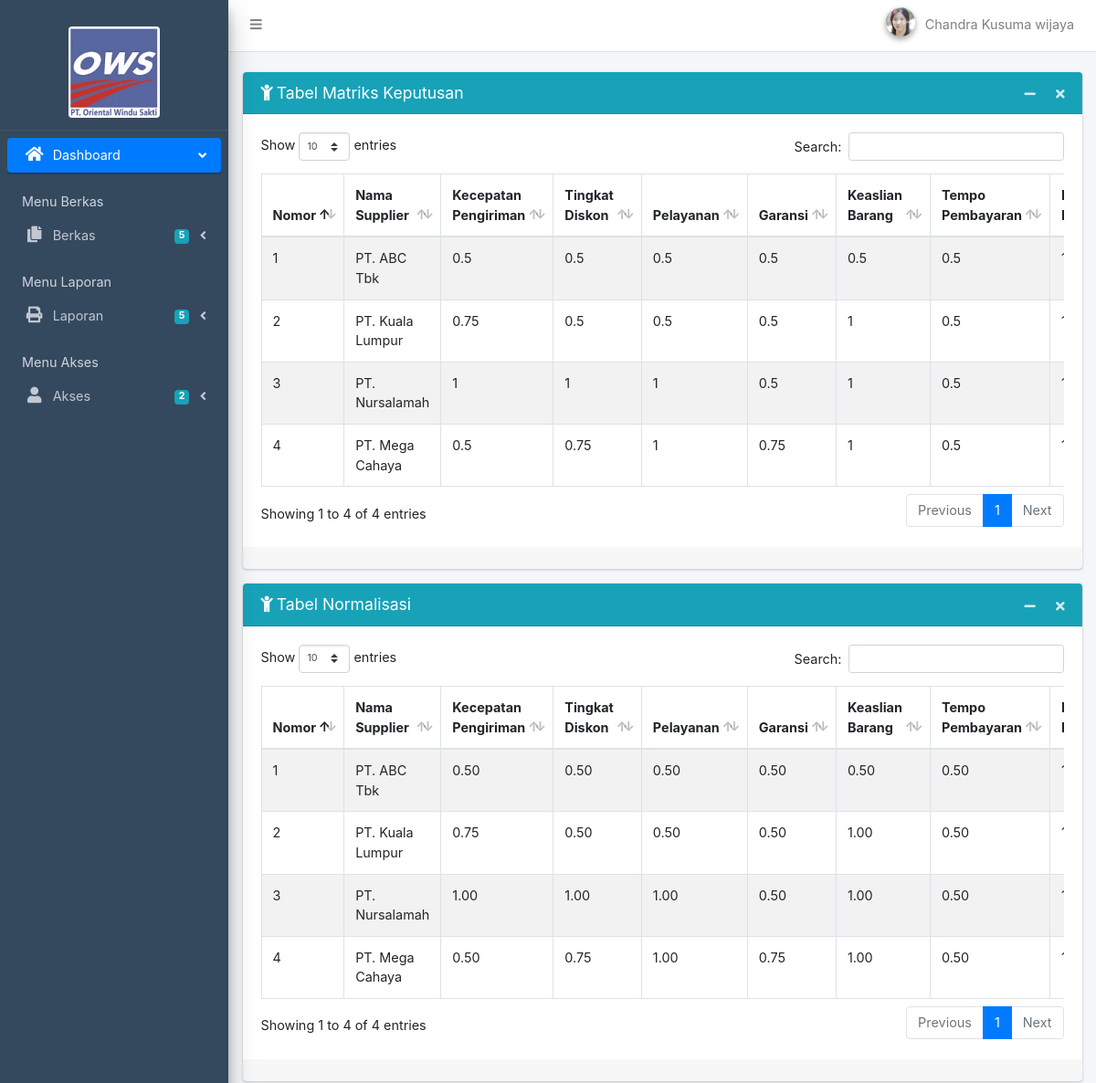
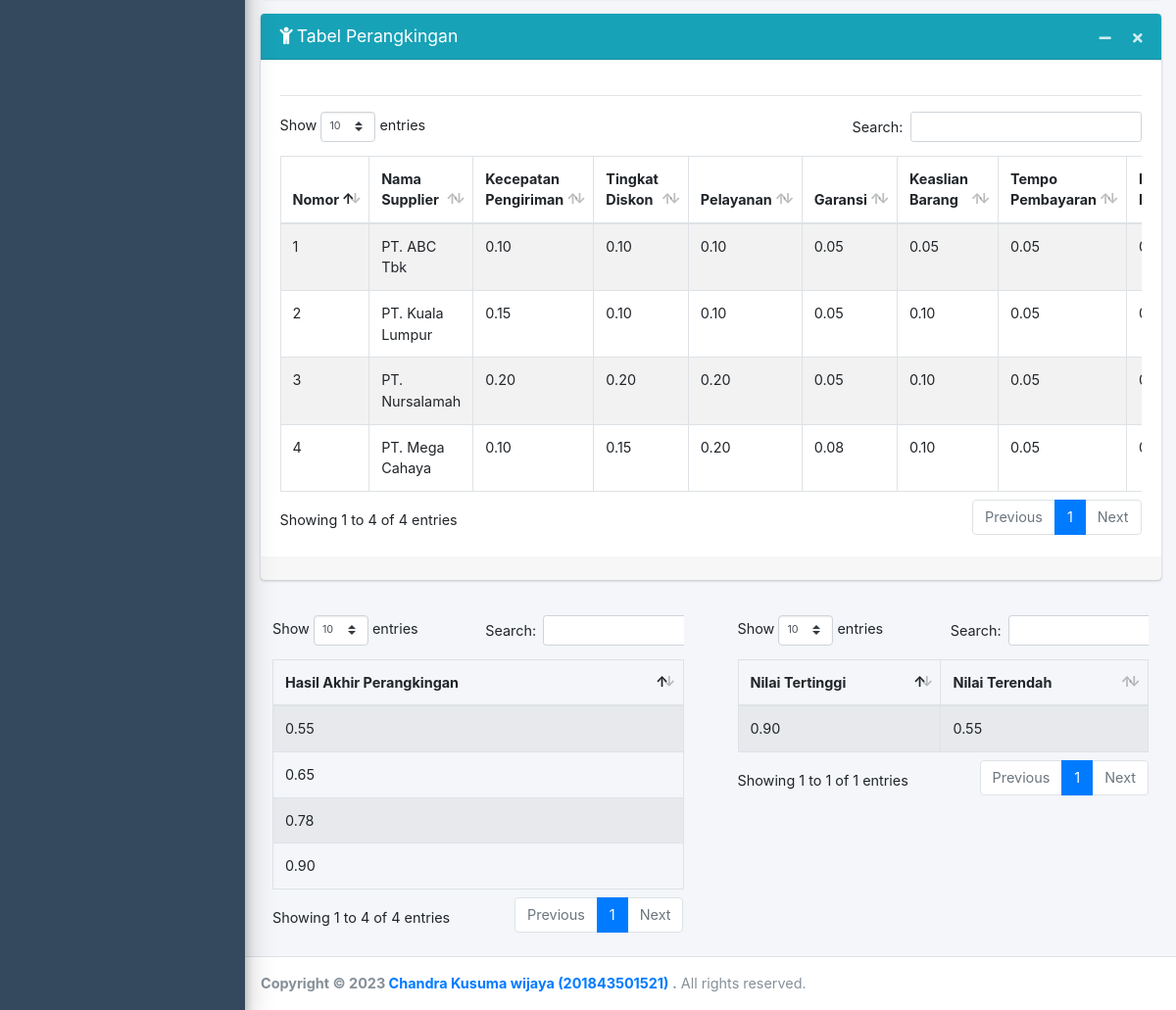
The page /dasbhoard.php?page=tabel_hasil_nilai (signed in) on the database its author committed (2 pictures, top to bottom).
### tables this page shows
CREATE TABLE `tb_nilai_supplier`  (
  `id_nilai_supplier` int(11) UNSIGNED NOT NULL AUTO_INCREMENT,
  `id_supplier_nilai` varchar(255) NULL DEFAULT NULL,
  `kecepatan_pengiriman` decimal(4, 2) NULL DEFAULT NULL,
  `tingkat_diskon` decimal(4, 2) NULL DEFAULT NULL,
  `pelayanan` decimal(4, 2) NULL DEFAULT NULL,
  `garansi` decimal(4, 2) NULL DEFAULT NULL,
  `keaslian_barang` decimal(4, 2) NULL DEFAULT NULL,
  `tempo_pembayaran` decimal(4, 2) NULL DEFAULT NULL,
  `bisa_dikembalikan` decimal(4, 2) NULL DEFAULT NULL,
  `tanggal_nilai` date NULL DEFAULT NULL,
  PRIMARY KEY (`id_nilai_supplier`) USING BTREE
);

CREATE TABLE `tb_supplier`  (
  `id_supplier` int(11) UNSIGNED NOT NULL AUTO_INCREMENT,
  `nama_supplier` varchar(255) NULL DEFAULT NULL,
  `telepon` varchar(255) NULL DEFAULT NULL,
  `alamat` text NULL,
  PRIMARY KEY (`id_supplier`) USING BTREE
);

### tabel_hasil_nilai.php (the view, shortened to what the rows shown need)
<section class="content">
    <div class="container-fluid">
        <div class="row">
            <div class="col-md-12">
                <div class="card card-info">
                    <div class="card-body">
                        <div class="table-responsive">
                            <table id="tabel_matrik_keputusan" class="table table-bordered table-striped">
                                <thead>
                                <tr>
                                    <th>Nomor</th>
                                    <th>Nama Supplier</th>
                                    <th>Kecepatan Pengiriman</th>
                                    <th>Tingkat Diskon</th>
                                    <th>Pelayanan</th>
                                    <th>Garansi</th>
                                    <th>Keaslian Barang</th>
                                    <th>Tempo Pembayaran</th>
                                    <th>Bisa Dikembalikan</th>
                                </tr>
                                </thead>
                                <tbody>
                                <?php
                                    include 'koneksi.php';
                                    $sql    = mysqli_query($con, "SELECT a.*, b.* from tb_nilai_supplier a JOIN tb_supplier b
                                                                  ON a.id_supplier_nilai=b.id_supplier order by
                                                                  a.id_nilai_supplier asc");
                                    $no =1;
                                    while ($row = mysqli_fetch_array($sql)) {
                                        $kecepatan_pengiriman = $row['kecepatan_pengiriman'];
                                        $kecepatan_pengiriman_hasil = $kecepatan_pengiriman * 1;
                                        $tingkat_diskon = $row['tingkat_diskon'];
                                        $tingkat_diskon_hasil = $tingkat_diskon * 1;
                                        $pelayanan = $row['pelayanan'];
                                        $pelayanan_hasil = $pelayanan * 1;
                                        $garansi = $row['garansi'];
                                        $garansi_hasil = $garansi * 1;
                                        $keaslian_barang = $row['keaslian_barang'];
                                        $keaslian_barang_hasil = $keaslian_barang * 1;
                                        $tempo_pembayaran = $row['tempo_pembayaran'];
                                        $tempo_pembayaran_hasil = $tempo_pembayaran * 1;
                                        $bisa_dikembalikan = $row['bisa_dikembalikan'];
                                        $bisa_dikembalikan_hasil = $bisa_dikembalikan * 1;
                                            echo"
                                            <tr>
                                                <td>".$no++."</td>
                                                <td>".$row['nama_supplier']."</td>
                                                <td>".$kecepatan_pengiriman_hasil."</td>
                                                <td>".$tingkat_diskon_hasil."</td>
                                                <td>".$pelayanan_hasil."</td>
                                                <td>".$garansi_hasil."</td>
                                                <td>".$keaslian_barang_hasil."</td>
                                                <td>".$tempo_pembayaran_hasil."</td>
                                                <td>".$bisa_dikembalikan_hasil."</td>
                                            </tr>
                                            ";
                                        }
                                    ?>
                                </tbody>
                            </table>
                        </div>
                    </div>
                </div>
            </div>
        </div>
    </div>
    <div class="container-fluid">
        <div class="row">
            <div class="col-md-12">
                <div class="card card-info">
                    <div class="card-body">
                        <div class="table-responsive">
                            <table id="tabel_perangkingan" class="table table-bordered table-striped">
                                <thead>
                                <tr>
                                    <th>Nomor</th>
                                    <th>Nama Supplier</th>
                                    <th>Kecepatan Pengiriman</th>
                                    <th>Tingkat Diskon</th>
                                    <th>Pelayanan</th>
                                    <th>Garansi</th>
                                    <th>Keaslian Barang</th>
                                    <th>Tempo Pembayaran</th>
                                    <th>Bisa Dikembalikan</th>
                                </tr>
                                </thead>
                                <tbody>
                                <?php
                                    include 'koneksi.php';
                                    $sql    = mysqli_query($con, "SELECT a.*, b.* from tb_nilai_supplier a JOIN tb_supplier b
                                                                  ON a.id_supplier_nilai=b.id_supplier order by
                                                                  a.id_nilai_supplier asc");
                                    $no =1;
                                    while ($row = mysqli_fetch_array($sql)) {
                                        echo"
                                            <tr>
                                                <td>".$no++."</td>
                                                <td>".$row['nama_supplier']."</td>
                                                <td>".$row['kecepatan_pengiriman']."</td>
                                                <td>".$row['tingkat_diskon']."</td>
                                                <td>".$row['pelayanan']."</td>
                                                <td>".$row['garansi']."</td>
                                                <td>".$row['keaslian_barang']."</td>
                                                <td>".$row['tempo_pembayaran']."</td>
                                                <td>".$row['bisa_dikembalikan']."</td>
                                            </tr>
                                            ";
                                        }
                                    ?>
                                </tbody>
                            </table>
                        </div>
                    </div>
                </div>
            </div>
        </div>
    </div>
    <div class="container-fluid">
        <div class="row">
            <div class="col-md-12">
                <div class="card card-info">
                    <div class="card-body">
                        <div class="table-responsive">
                            <table id="tabel_hasil" class="table table-bordered table-striped">
                                <thead>
                                <tr>
                                    <th>Nomor</th>
                                    <th>Nama Supplier</th>
                                    <th>Kecepatan Pengiriman</th>
                                    <th>Tingkat Diskon</th>
                                    <th>Pelayanan</th>
                                    <th>Garansi</th>
                                    <th>Keaslian Barang</th>
                                    <th>Tempo Pembayaran</th>
                                    <th>Bisa Dikembalikan</th>
                                </tr>
                                </thead>
                                <tbody>
                                <?php
                                    include 'koneksi.php';
                                    $sql    = mysqli_query($con, "SELECT a.*, b.* from tb_nilai_supplier a JOIN tb_supplier b
                                                                  ON a.id_supplier_nilai=b.id_supplier order by
                                                                  a.id_nilai_supplier asc");
                                    $no =1;
                                    while ($row = mysqli_fetch_array($sql)) {
                                        $kecepatan_pengiriman = $row['kecepatan_pengiriman'];
                                        $kecepatan_pengiriman_hasil = $kecepatan_pengiriman *20/100;
                                        $tingkat_diskon = $row['tingkat_diskon'];
                                        $tingkat_diskon_hasil = $tingkat_diskon *20/100;
                                        $pelayanan = $row['pelayanan'];
                                        $pelayanan_hasil = $pelayanan *20/100;
                                        $garansi = $row['garansi'];
                                        $garansi_hasil = $garansi *10/100;
                                        $keaslian_barang = $row['keaslian_barang'];
                                        $keaslian_barang_hasil = $keaslian_barang *10/100;
                                        $tempo_pembayaran = $row['tempo_pembayaran'];
                                        $tempo_pembayaran_hasil = $tempo_pembayaran *10/100;
                                        $bisa_dikembalikan = $row['bisa_dikembalikan'];
                                        $bisa_dikembalikan_hasil = $bisa_dikembalikan *10/100;
                                        $hasil_akhir = $kecepatan_pengiriman_hasil + $tingkat_diskon_hasil + $pelayanan_hasil + $garansi_hasil + $keaslian_barang_hasil + $tempo_pembayaran_hasil + $bisa_dikembalikan_hasil ;
                                        $hasil_akhir_bangat = number_format($hasil_akhir, 2);
                                            echo"
                                            <tr>
                                                <td>".$no++."</td>
                                                <td>".$row['nama_supplier']."</td>
                                                <td>".number_format($kecepatan_pengiriman_hasil, 2)."</td>
                                                <td>".number_format($tingkat_diskon_hasil, 2)."</td>
                                                <td>".number_format($pelayanan_hasil, 2)."</td>
                                                <td>".number_format($garansi_hasil, 2)."</td>
                                                <td>".number_format($keaslian_barang_hasil, 2)."</td>
                                                <td>".number_format($tempo_pembayaran_hasil, 2)."</td>
                                                <td>".number_format($bisa_dikembalikan_hasil, 2)."</td>
                                                <td>".$hasil_akhir_bangat."</td>
                                            </tr>
                                            ";
                                        }
                                    ?>
                                </tbody>
                            </table>
                        </div>
                    </div>
                </div>
            </div>
        </div>
    </div>
<div class="row">
    <div class="col-sm-6">
        <div class="card-body">
        <div class="table-responsive">
            <table id="tabel_hasil_keputusan" class="table table-bordered table-striped">
                <thead>
                    <tr>
                        <th>Hasil Akhir Perangkingan</th>
                    </tr>
                </thead>
                <tbody>
                    <?php
                    include 'koneksi.php';
                    $sql    = mysqli_query($con, "SELECT id_nilai_supplier,kecepatan_pengiriman * 20/100 AS k_pengiriman,
                              tingkat_diskon * 20/100 AS t_diskon,  pelayanan * 20/100 AS pel_layanan,  garansi * 10/100 AS
                              ga_ransi, keaslian_barang * 10/100 AS k_barang, tempo_pembayaran * 10/100 AS t_pembayaran,
                              bisa_dikembalikan * 10/100 AS b_dikembalikan FROM tb_nilai_supplier");
                    while ($data = mysqli_fetch_array($sql)):
                                $hasil_nilai_keputusan_1  = $data['k_pengiriman'] + $data['t_diskon'] + $data['pel_layanan'] + $data['ga_ransi'] + $data['k_barang'] + $data['t_pembayaran'] + $data['b_dikembalikan'];
                    ?>
                            <tr>
                               <td><?php echo "".number_format($hasil_nilai_keputusan_1, 2); ?></td>
                            </tr>
                    <?php endwhile; ?>
                </tbody>
            </table>
        </div>
        </div>
    </div>
    <div class="col-sm-6">
        <div class="card-body">
            <div class="table-responsive">
                <table id="tabel_hasil_tertinggi" class="table table-bordered table-striped">
                    <thead>
                        <tr>
                            <th>Nilai Tertinggi</th>
                            <th>Nilai Terendah</th>
                        </tr>
                    </thead>
                </table>
            </div>
        </div>
    </div>
</div>
</section>
<?php include 'footer.php'; ?>

### rows shown on the page
tb_nilai_supplier: tb_supplier.nama_supplier "PT. ABC Tbk", kecepatan_pengiriman "0.5", tingkat_diskon "0.5", pelayanan "0.5", garansi "0.5", keaslian_barang "0.5", tempo_pembayaran "0.5", kecepatan_pengiriman "0.50", tingkat_diskon "0.50", pelayanan "0.50", garansi "0.50", keaslian_barang "0.50", tempo_pembayaran "0.50", kecepatan_pengiriman "0.10", tingkat_diskon "0.10", pelayanan "0.10", garansi "0.05", keaslian_barang "0.05", tempo_pembayaran "0.05", hasil_nilai_keputusan_1 "0.55"
tb_nilai_supplier: tb_supplier.nama_supplier "PT. Kuala Lumpur", kecepatan_pengiriman "0.75", tingkat_diskon "0.5", pelayanan "0.5", garansi "0.5", keaslian_barang "1", tempo_pembayaran "0.5", tingkat_diskon "0.50", pelayanan "0.50", garansi "0.50", keaslian_barang "1.00", tempo_pembayaran "0.50", kecepatan_pengiriman "0.15", tingkat_diskon "0.10", pelayanan "0.10", garansi "0.05", keaslian_barang "0.10", tempo_pembayaran "0.05", hasil_nilai_keputusan_1 "0.65"
tb_nilai_supplier: tb_supplier.nama_supplier "PT. Nursalamah", kecepatan_pengiriman "1", tingkat_diskon "1", pelayanan "1", garansi "0.5", keaslian_barang "1", tempo_pembayaran "0.5", kecepatan_pengiriman "1.00", tingkat_diskon "1.00", pelayanan "1.00", garansi "0.50", keaslian_barang "1.00", tempo_pembayaran "0.50", kecepatan_pengiriman "0.20", tingkat_diskon "0.20", pelayanan "0.20", garansi "0.05", keaslian_barang "0.10", tempo_pembayaran "0.05", hasil_nilai_keputusan_1 "0.90"
tb_nilai_supplier: tb_supplier.nama_supplier "PT. Mega Cahaya", kecepatan_pengiriman "0.5", tingkat_diskon "0.75", pelayanan "1", garansi "0.75", keaslian_barang "1", tempo_pembayaran "0.5", kecepatan_pengiriman "0.50", pelayanan "1.00", keaslian_barang "1.00", tempo_pembayaran "0.50", kecepatan_pengiriman "0.10", tingkat_diskon "0.15", pelayanan "0.20", garansi "0.08", keaslian_barang "0.10", tempo_pembayaran "0.05", hasil_nilai_keputusan_1 "0.78"

### other values the page prints
$_SESSION['nama'] "Chandra Kusuma wijaya"
max($hasil_akhir_keputusan) "0.90"
min($hasil_akhir_keputusan) "0.55"
